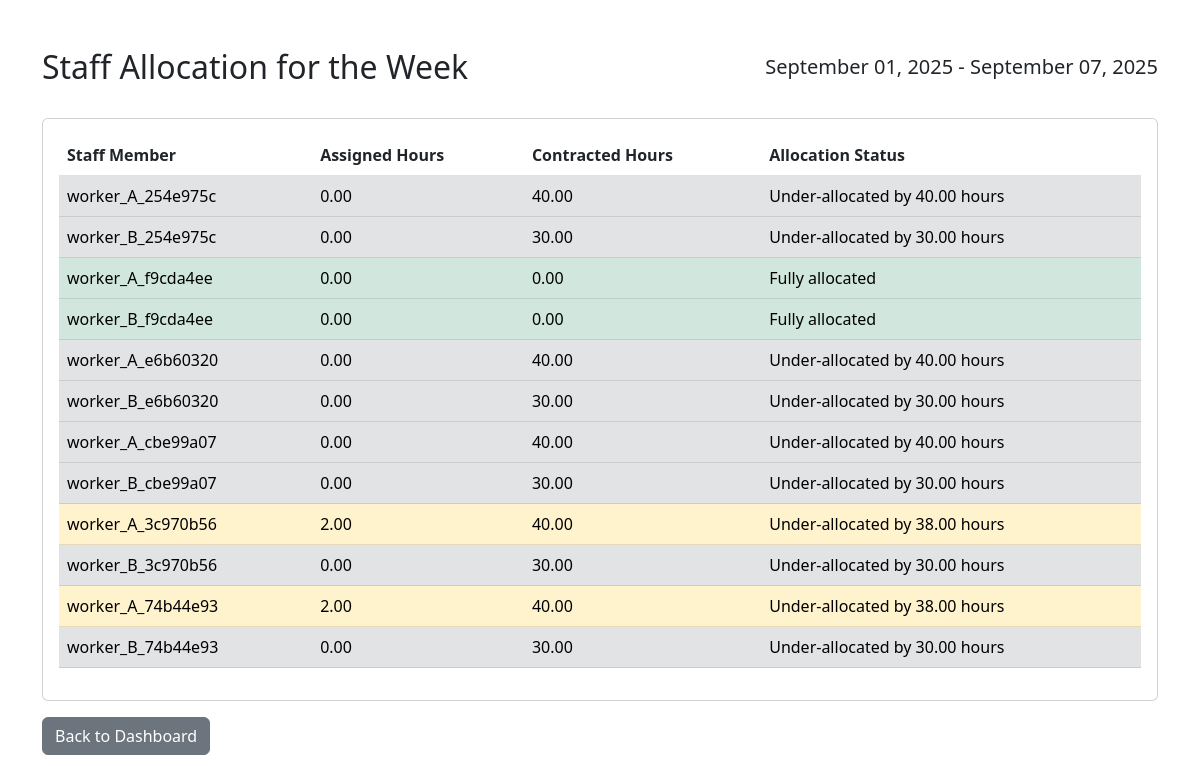
Screenshot of /allocation (signed in) with the database file from the repository.
### app/models.py (models this page shows, shortened)
class User(db.Model, UserMixin):
    id = db.Column(db.Integer, primary_key=True)
    username = db.Column(db.String(80), unique=True, nullable=False)
    email = db.Column(db.String(100), unique=True)
    password_hash = db.Column(db.String(128), nullable=False)
    role = db.Column(db.String(20), nullable=False) # 'organizer' or 'worker'
    jobs = db.relationship('Job', backref='worker', lazy=True)
    street = db.Column(db.String(200))
    town = db.Column(db.String(100))
    postcode = db.Column(db.String(20))
    latitude = db.Column(db.Float)
    longitude = db.Column(db.Float)
    contracted_hours = db.Column(db.Integer)
    work_days = db.Column(db.String(100)) # e.g., "Mon,Tue,Wed,Thu,Fri"

### app/routes.py (the view)
@main.route('/allocation')
@login_required
@organizer_required
def allocation():
    today = date.today()
    start_of_week = today - timedelta(days=today.weekday())
    end_of_week = start_of_week + timedelta(days=6)
    workers = User.query.filter_by(role='worker').all()
    allocation_data = []
    for worker in workers:
        jobs_this_week = Job.query.filter(
            Job.worker_id == worker.id,
            Job.scheduled_date >= start_of_week,
            Job.scheduled_date <= end_of_week
        ).all()
        total_hours_this_week = sum(job.duration for job in jobs_this_week) / 60.0
        allocation_data.append({
            'worker': worker,
            'assigned_hours': total_hours_this_week,
            'contracted_hours': worker.contracted_hours or 0
        })
    return render_template('allocation.html', allocation_data=allocation_data, week_start=start_of_week, week_end=end_of_week)

### app/routes.py (called while the page is built)
def organizer_required(f):
    @wraps(f)
    def decorated_function(*args, **kwargs):
        if not current_user.is_authenticated or current_user.role != 'organizer':
            return redirect(url_for('main.login')) # Or show a 403 error
        return f(*args, **kwargs)
    return decorated_function

### templates/allocation.html (shortened to what this page needs)
{% extends "base.html" %}
{% block content %}
<div class="d-flex justify-content-between align-items-center mt-5">
  <h2>Staff Allocation for the Week</h2>
  <h5>{{ week_start.strftime('%B %d, %Y') }} - {{ week_end.strftime('%B %d, %Y') }}</h5>
</div>
<div class="card mt-4">
  <div class="card-body">
    <table class="table">
      <thead>
        <tr>
          <th>Staff Member</th>
          <th>Assigned Hours</th>
          <th>Contracted Hours</th>
          <th>Allocation Status</th>
        </tr>
      </thead>
      <tbody>
        {% for data in allocation_data %}
          {% set variance = data.assigned_hours - data.contracted_hours %}
          <tr class="
            {% if variance > 0 %}
              table-danger
            {% elif data.assigned_hours < data.contracted_hours and data.assigned_hours > 0 %}
              table-warning
            {% elif data.assigned_hours == 0 and data.contracted_hours > 0 %}
              table-secondary
            {% else %}
              table-success
            {% endif %}
          ">
            <td>{{ data.worker.username }}</td>
            <td>{{ "%.2f"|format(data.assigned_hours) }}</td>
            <td>{{ "%.2f"|format(data.contracted_hours) }}</td>
            <td>
              {% if variance > 0 %}
                Over-allocated by {{ "%.2f"|format(variance) }} hours
              {% elif variance < 0 %}
                Under-allocated by {{ "%.2f"|format(variance|abs) }} hours
              {% else %}
                Fully allocated
              {% endif %}
            </td>
          </tr>
        {% endfor %}
      </tbody>
    </table>
  </div>
</div>
<a href="{{ url_for('main.dashboard') }}" class="btn btn-secondary mt-3">Back to Dashboard</a>
{% endblock %}

### rows the page displays
User: worker.username "worker_A_254e975c"
User: worker.username "worker_B_254e975c"
User: worker.username "worker_A_f9cda4ee"
User: worker.username "worker_B_f9cda4ee"
User: worker.username "worker_A_e6b60320"
User: worker.username "worker_B_e6b60320"
User: worker.username "worker_A_cbe99a07"
User: worker.username "worker_B_cbe99a07"
User: worker.username "worker_A_3c970b56"
User: worker.username "worker_B_3c970b56"
User: worker.username "worker_A_74b44e93"
User: worker.username "worker_B_74b44e93"

### other values shown
{{ week_start.strftime('%B %d, %Y') }} "September 01, 2025"
{{ week_end.strftime('%B %d, %Y') }} "September 07, 2025"
{{ "%.2f"|format(data.assigned_hours) }} "0.00" "0.00" "0.00" "0.00" "0.00" "0.00" "0.00" "0.00" "2.00" "0.00" "2.00" "0.00"
{{ "%.2f"|format(data.contracted_hours) }} "40.00" "30.00" "0.00" "0.00" "40.00" "30.00" "40.00" "30.00" "40.00" "30.00" "40.00" "30.00"
{{ "%.2f"|format(variance|abs) }} "40.00" "30.00" "40.00" "30.00" "40.00" "30.00" "38.00" "30.00" "38.00" "30.00"
